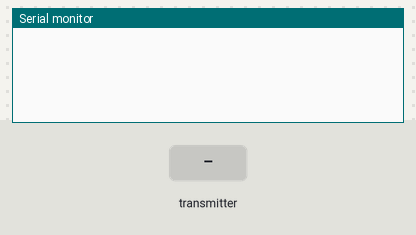
A sketch run on a simulated ESP32. Parts: the last lines printed to the serial monitor. Inputs (shaded band) come from the test bench.

Above: at 1.2 s.
1.3 s: the transmitter starts sending b = 0
At 1.66 s:
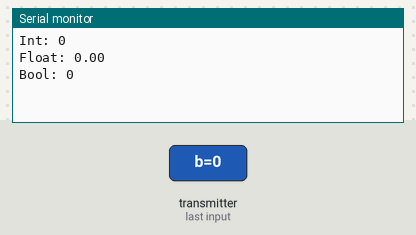
2.8 s: the transmitter starts sending c = 25
4.3 s: the transmitter starts sending d = 1
At 4.66 s:
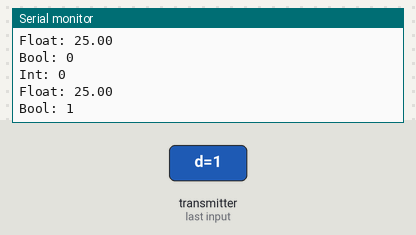
5.8 s: the transmitter starts sending b = 1024
7.3 s: the transmitter starts sending c = 50
Timing chart, 0 to 9.8 s (numbered marks = the images above; inputs shaded):
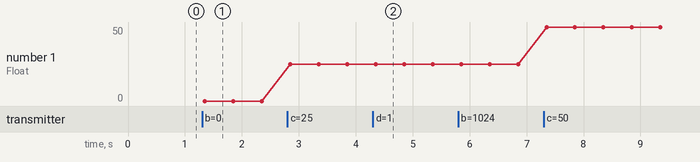

Measured:
- after the input at 1.3 s, the serial monitor: prints a new line after 0.05 s (image 1)
- after the input at 4.3 s, the serial monitor: prints a new line after 0.05 s (image 2)
- plotted number 1: 0 → 25 after the input at 2.8 s, 25 → 50 after the input at 7.3 s

The sketch:

esp32_espnow_test_rec.ino
```cpp
#include <esp_now.h>
#include <WiFi.h>

// Structure example to receive data
typedef struct struct_message {
  int b;
  float c;
  bool d;
} struct_message;

// Create a struct_message called imuData
struct_message imuData;

// Updated callback function with correct signature for ESP32 core v3.2.0+
void OnDataRecv(const esp_now_recv_info_t *recvInfo, const uint8_t *incomingData, int len) {
  memcpy(&imuData, incomingData, sizeof(imuData));

  Serial.print("Int: ");
  Serial.println(imuData.b);
  Serial.print("Float: ");
  Serial.println(imuData.c);
  Serial.print("Bool: ");
  Serial.println(imuData.d);
  Serial.println();
}

void setup() {
  Serial.begin(115200);

  WiFi.mode(WIFI_STA);  // Set ESP32 as Wi-Fi Station

  if (esp_now_init() != ESP_OK) {
    Serial.println("Error initializing ESP-NOW");
    return;
  }

  // Register updated callback
  esp_now_register_recv_cb(OnDataRecv);
}

void loop() {
  // Nothing to do here
}
```
